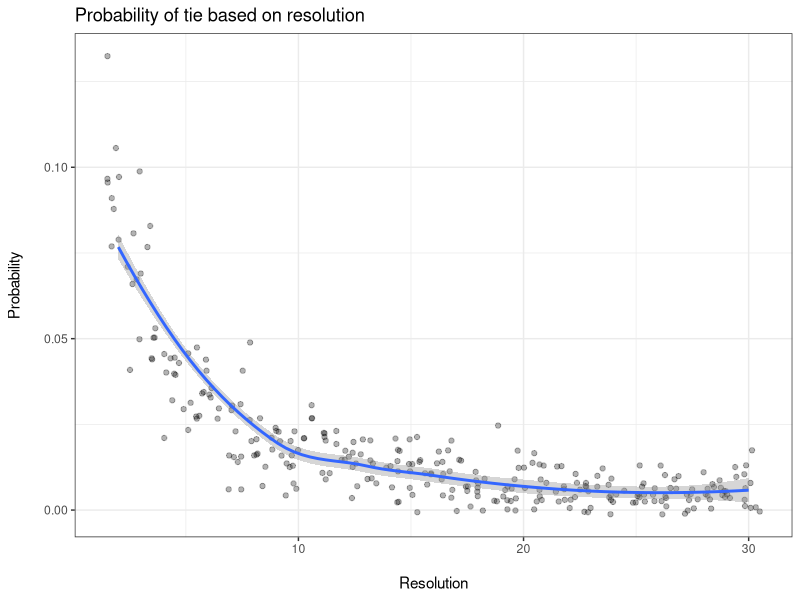

Write R code to recreate this figure. (Note: a time limit stopped this script after it produced the figure.)
## ---- chunk 1
knitr::opts_chunk$set(echo = TRUE, fig.width = 9, fig.height = 5)

library(tidyverse)
library(ggthemes)

## ---- chunk 2
# contains all of our functions in order to run a simulation for the weight example

# gets sample from a uniformly distributed population
uniform_sample <- function(numPeople, lowerBound, upperBound) {
  result <- sample(lowerBound:upperBound, numPeople, replace=T)
}

# gets sample from a normally distributed population
normal_sample <- function(numPeople, mean, std) {
  result <- rnorm(numPeople, mean, std)
}

# gets sample from a geometrically distributed population
geometric_sample <- function(numPeople, prob) {
  result <- rgeom(numPeople, prob)
}

# creates resolution based on parameters
create_res <- function(numRes, lowerBound, upperBound) {
  extra_res <- numRes - 2
  if (extra_res > 0) {
    result <- c(lowerBound, upperBound)
    gap <- (upperBound - lowerBound) / (extra_res + 1)
    tempNum <- lowerBound
    for (i in 1:extra_res) {
      tempNum <- tempNum + gap
      signif(tempNum, digits=2)
      result <- append(result, tempNum)
    }
  } else {
    result <- c(lowerBound, upperBound)
  }
  return(result)
}

# applies the resolution to a sample
apply_res <- function(nums, res) {
  result <- c()
  for (num in nums) {
    shortest_distance <- max(nums) - min(nums)
    closest_res <- 0
    for (r in res) {
      if (abs(num - r) < shortest_distance) {
        shortest_distance <- abs(num - r)
        closest_res <- r
      }
    }
    result <- append(result, closest_res)
  }
  return(result)
}

# will do one comparison 
conduct_trial <- function(numGroups, numPeoplePerGroup, lowerBound, upperBound, numRes, sampleType) {
  avg <- c()
  for (i in 1:numGroups) {
    if (sampleType == "normal") {
      # using the rule that 3 standard deviations away from the mean equals 99.7% of the area
      sample <- normal_sample(numPeoplePerGroup, mean(c(lowerBound, upperBound)), (upperBound - lowerBound) / 3)
    } else if (sampleType == "uniform") {
      sample <- uniform_sample(numPeoplePerGroup, lowerBound, upperBound)
    } else if (sampleType == "geometric") {
      # using the rule that mean of geometric distribution is reciprocal of probability (will estimate this around a quarter of the way from lower to upper bounds)
      sample <- geometric_sample(numPeoplePerGroup, 1 / (mean(c(lowerBound, mean(c(lowerBound, upperBound))))))
    }
    resolution <- create_res(numRes, lowerBound, upperBound)
    sample_with_resolution <- apply_res(sample, resolution)
    avg <- append(avg, mean(sample_with_resolution))
  }
  return(min(avg) == max(avg))
}

# will do the entire simulation for a certain number of trials
conduct_sim <- function(numTrials, numGroupsPerTrial, numPeoplePerGroup, lowerBound, upperBound, numRes, sampleType) {
  result <- c()
  for (i in 1:numTrials) {
    result <- append(result, conduct_trial(numGroupsPerTrial, numPeoplePerGroup, lowerBound, upperBound, numRes, sampleType))
  }
  return(result)
}

# calculates ultimate probability that resulted for conditions of the simulation
calc_prob <- function(bools) {
  tru_bool_count <- 0
  fal_bool_count <- 0
  for (bool in bools) {
    if (bool == TRUE) {
      tru_bool_count <- tru_bool_count + 1
    } else {
      fal_bool_count <- fal_bool_count + 1
    }
  }
  return(tru_bool_count/length(bools))
}

# makes tibble using results of the prob function
create_prob_dist <- function(numTrials, numGroupsPerTrial, numPeoplePerGroup, lowerBound, upperBound, lowerRes, upperRes, concentration, sampleType) {
  prob_data <- tibble(numRes = numeric(), prob = numeric())
  numRes <- c()
  prob <- c()
  for (i in lowerRes:upperRes) {
    for (x in 1:concentration) {
      numRes <- append(numRes, i)
      prob <- append(prob, calc_prob(conduct_sim(numTrials, numGroupsPerTrial, numPeoplePerGroup, lowerBound, upperBound, i, sampleType)))
    }
  }
  prob_data %>% 
    add_row(numRes, prob)
}

# creates the graph for the probability distribution
create_prob_graph <- function(numTrials, numGroupsPerTrial, numPeoplePerGroup, lowerBound, upperBound, lowerRes, upperRes, concentration, sampleType) {
  data <- create_prob_dist(numTrials, numGroupsPerTrial, numPeoplePerGroup, lowerBound, upperBound, lowerRes, upperRes, concentration, sampleType) %>% 
    ggplot(mapping = aes(numRes, prob)) + 
    geom_jitter(width = 0.5, alpha = 0.3) +
    geom_smooth(method = "loess", formula = y ~ x) +
    theme_bw() +
    labs(title = "Probability of tie based on resolution",
         x = "\nResolution",
         y = "Probability\n")
}

# example call: 1000 trials, 2 groups per trial, each group has 100 subjects, uniform distribution is of range 50-250, the resolution range we are observing is between 2-100, we will be using 50 points at each resolution value in order to get a more concentrated graph
# create_prob_graph(1000, 2, 100, 50, 250, 2, 100, 50, "uniform")

## ---- chunk 3

plot(create_prob_graph(300, 2, 40, 50, 250, 2, 30, 10, "uniform"))

## ---- chunk 4

plot(create_prob_graph(300, 2, 40, 50, 250, 2, 30, 10, "normal"))

## ---- chunk 5

plot(create_prob_graph(300, 2, 40, 50, 250, 2, 30, 10, "geometric"))
